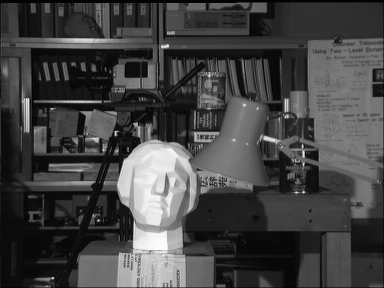
#> input picture sample/tsukuba_l.png, 384 x 288 px
$ jupyter execute 0516.ipynb
#> lines starting #> are read from the running program, lines starting #| are printed output that depends on the picture
# 예제 5.16 히스토그램 평활화 비교

[cell 1]
import cv2
import numpy as np

src = cv2.imread('../sample/tsukuba_l.png', cv2.IMREAD_GRAYSCALE)
#> src is the input picture: shape (288, 384); min 0, max 252, mean 67.6

[cell 2]
dst = cv2.equalizeHist(src)
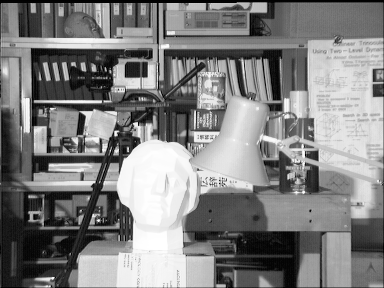
#> dst: shape (288, 384); min 0, max 255, mean 128.6

clahe2 = cv2.createCLAHE(clipLimit=40, tileGridSize=(1,1))
dst2 = clahe2.apply(src)

clahe3 = cv2.createCLAHE(clipLimit=40, tileGridSize=(8,8))
dst3 = clahe3.apply(src)
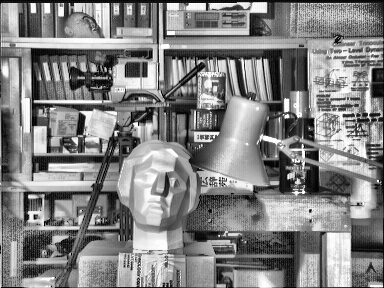
#> dst3: shape (288, 384); min 0, max 255, mean 130.5

$ run again, with sample/flower.jpg saved as sample/tsukuba_l.png
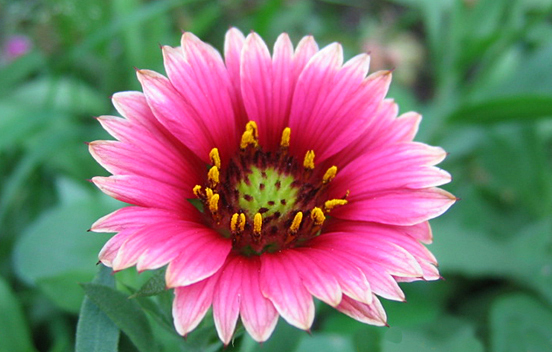
#> input picture sample/flower.jpg, 552 x 352 px
#> `dst = cv2.equalizeHist(src)`:
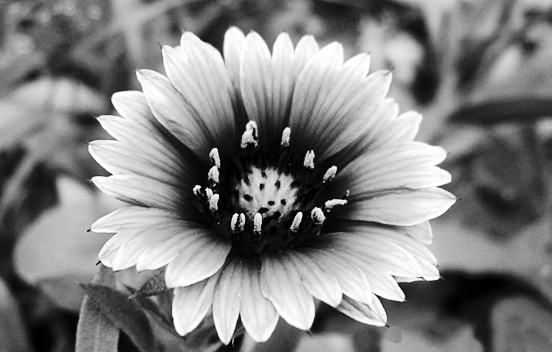
#> dst: shape (352, 552); min 0, max 255, mean 128.3
#> `dst3 = clahe3.apply(src)`:
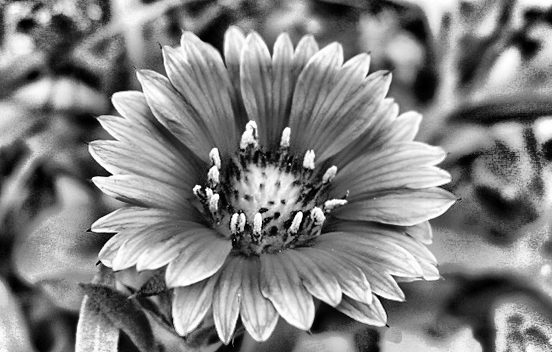
#> dst3: shape (352, 552); min 0, max 255, mean 129.3
